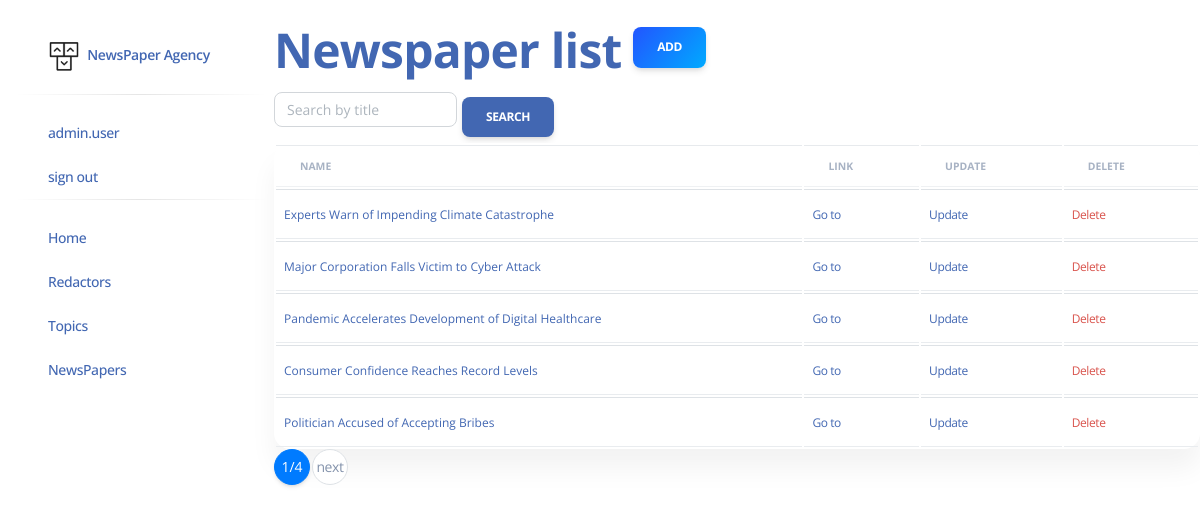
The app's page /newspapers/ (signed in) with its own data.
### agency/models.py (models this page shows, shortened)
class Redactor(AbstractUser):
    years_of_experience = models.IntegerField()
    date_joined = models.DateTimeField(auto_now_add=True, blank=True)
    class Meta:
        verbose_name = "redactor"
        verbose_name_plural = "redactors"

class NewsPaper(models.Model):
    title = models.CharField(max_length=255, unique=True)
    content = models.TextField()
    published_date = models.DateTimeField(auto_now_add=True)
    topic = models.ForeignKey(Topic, on_delete=models.CASCADE)
    publishers = models.ManyToManyField(Redactor, related_name="newspapers")

### agency/views.py (the view)
class NewsPaperListView(LoginRequiredMixin, generic.ListView):
    model = NewsPaper
    context_object_name = "newspaper_list"
    template_name = "agency/newspaper_list.html"
    queryset = NewsPaper.objects.all()
    paginate_by = 5
    def get_context_data(self, *, object_list=None, **kwargs):
        context = super(NewsPaperListView, self).get_context_data(**kwargs)
        context["search_title"] = NewsPaperSearchForm()
        return context
    def get_queryset(self):
        queryset = NewsPaper.objects.all().select_related("topic")
        title = self.request.GET.get("title")
        if title:
            return queryset.filter(title__icontains=title)
        return queryset

### agency/forms.py
class NewsPaperSearchForm(forms.Form):
    title = forms.CharField(
        max_length=255,
        required=False,
        label="",
        widget=forms.TextInput(attrs={"placeholder": "Search by title"})
    )

### agency/templatetags/query_transform.py (called while the page is built)
@register.simple_tag
def query_transform(request, **kwargs):
    updated = request.GET.copy()
    for key, value in kwargs.items():
        if value is not None:
            updated[key] = value
        else:
            updated.pop(key, 0)
    return updated.urlencode()

### templates/agency/newspaper_list.html
{% extends "base.html" %}
{% load crispy_forms_filters %}
{% block content %}
  <h1 style="color: #4267B2; margin-top: 20px">
    Newspaper list
  <a style="background: linear-gradient(310deg, #00AAFF, #2255FF)" href="{% url 'agency:newspaper-create' %}" class="btn btn-warning">
      Add
  </a>
  </h1>
    <form action="" method="get" class="form-inline">
    {{ search_title|crispy }}
      <input style="background: #4267B2; margin: 5px" class="btn btn-secondary" type="submit" value="Search">
    </form>
  {% if newspaper_list %}
  <div class="card">
  <div class="table-responsive">
 <table class="table align-items-center mb-0">
     <thead>
      <tr>
        <th class="text-uppercase text-secondary text-xxs font-weight-bolder opacity-7">Name</th>
        <th class="text-uppercase text-secondary text-xxs font-weight-bolder opacity-7">Link</th>
        <th class="text-uppercase text-secondary text-xxs font-weight-bolder opacity-7">Update</th>
        <th class="text-uppercase text-secondary text-xxs font-weight-bolder opacity-7">Delete</th>
      </tr>
    {% for newspaper in newspaper_list %}
      <tr>
        <td  style="color: #4267B2" class="mb-0 text-xs ">
          {{ newspaper.title}}
        </td>
        <td style="height: 50px" class="mb-0 text-xs">
          <a style="color: #4267B2" href="{% url 'agency:newspaper-detail' pk=newspaper.pk %}">Go to</a>
        </td>
        <td class="mb-0 text-xs" >
          <a style="color: #4267B2" href="{% url 'agency:newspaper-update' pk=newspaper.pk%}">Update</a>
        </td>
        <td class="mb-0 text-xs" >
          <a style="color:  #D9544D" href="{% url 'agency:newspaper-delete' pk=newspaper.pk%}">Delete</a>
        </td>
      </tr>
    {% endfor %}
    </thead>
    </table>
  </div>
  </div>
  {% endif %}
{% endblock %}

### templates/includes/sidebar.html (shortened to what this page needs)
{% load static %}
<aside class="sidenav navbar navbar-vertical navbar-expand-xs border-0 border-radius-xl my-3 fixed-start ms-3 " id="sidenav-main">
  <div class="sidenav-header">
    <a class="navbar-brand m-0" href="{% url 'admin:index' %}">
      <img src="{% static 'img/logo-ct-dark.png' %}" class="navbar-brand-img h-100" alt="main_logo">
      <span style="color: #4267B2" class="ms-1 font-weight-bold">NewsPaper Agency</span>
    </a>
  </div>
  <hr class="horizontal dark mt-0">
  <div class="collapse navbar-collapse  w-auto " id="sidenav-collapse-main">
    <div class="navbar-nav">
<ul class="sidebar-nav list-group" style="max-width: 10%">
       {% if  user.is_authenticated %}
          <li class="nav-item">
            <a style="color: #4267B2" class="nav-link" href="{% url "agency:redactor-detail" pk=user.id %}">{{ user.username }}</a>
          </li>
          <li class="nav-item"><a style="color: #4267B2"  class="nav-link" href="{% url 'logout' %}">sign out</a></li>
      {% endif %}
</ul>
<hr class="horizontal dark mt-0">
      <ul  class="sidebar-nav list-group" style="max-width: 10%">
      <li class="nav-item"><a style="color: #4267B2" class="nav-link" href="{% url 'agency:index' %}">Home</a></li>
      <li class="nav-item"><a style="color: #4267B2" class="nav-link" href="{% url 'agency:redactor-list' %}">Redactors</a></li>
      <li class="nav-item"><a style="color: #4267B2" class="nav-link" href="{% url 'agency:topic-list' %}">Topics</a></li>
      <li class="nav-item"><a style="color: #4267B2" class="nav-link" href="{% url 'agency:newspaper-list' %}">NewsPapers</a></li>
</ul>
    </div>
  </div>
</aside>

### static/css/dark-theme-core.css (style rules this page uses)
body { transition: background-color 200ms ease-in; }

### records on screen
Redactor: username "admin.user"
NewsPaper: title "Experts Warn of Impending Climate Catastrophe"
NewsPaper: title "Major Corporation Falls Victim to Cyber Attack"
NewsPaper: title "Pandemic Accelerates Development of Digital Healthcare"
NewsPaper: title "Consumer Confidence Reaches Record Levels"
NewsPaper: title "Politician Accused of Accepting Bribes"

### other values on screen
{{ page_obj.number }} "1"
{{ paginator.num_pages }} "4"
